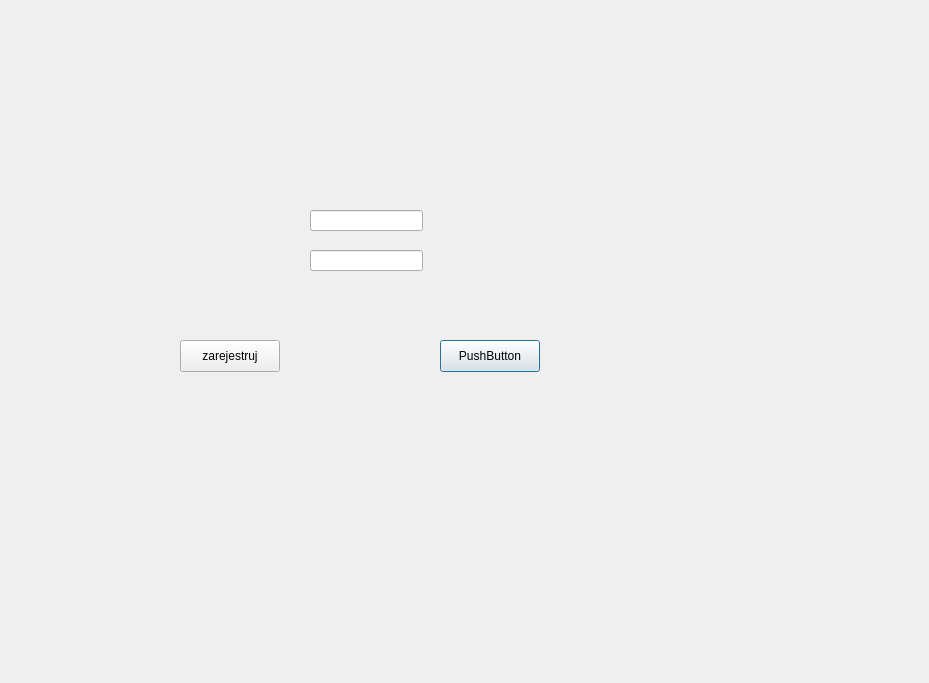
<?xml version="1.0" encoding="UTF-8"?>
<ui version="4.0">
 <class>LoginDialog</class>
 <widget class="QDialog" name="LoginDialog">
  <property name="geometry">
   <rect>
    <x>0</x>
    <y>0</y>
    <width>929</width>
    <height>683</height>
   </rect>
  </property>
  <property name="windowTitle">
   <string>Dialog</string>
  </property>
  <widget class="QLineEdit" name="usernameLineEdit">
   <property name="geometry">
    <rect>
     <x>310</x>
     <y>210</y>
     <width>113</width>
     <height>21</height>
    </rect>
   </property>
  </widget>
  <widget class="QLineEdit" name="passwordLineEdit">
   <property name="geometry">
    <rect>
     <x>310</x>
     <y>250</y>
     <width>113</width>
     <height>21</height>
    </rect>
   </property>
  </widget>
  <widget class="QPushButton" name="loginButton">
   <property name="geometry">
    <rect>
     <x>440</x>
     <y>340</y>
     <width>100</width>
     <height>32</height>
    </rect>
   </property>
   <property name="text">
    <string>PushButton</string>
   </property>
  </widget>
  <widget class="QPushButton" name="registerButton">
   <property name="geometry">
    <rect>
     <x>180</x>
     <y>340</y>
     <width>100</width>
     <height>32</height>
    </rect>
   </property>
   <property name="text">
    <string>zarejestruj</string>
   </property>
  </widget>
 </widget>
 <resources/>
 <connections/>
</ui>
